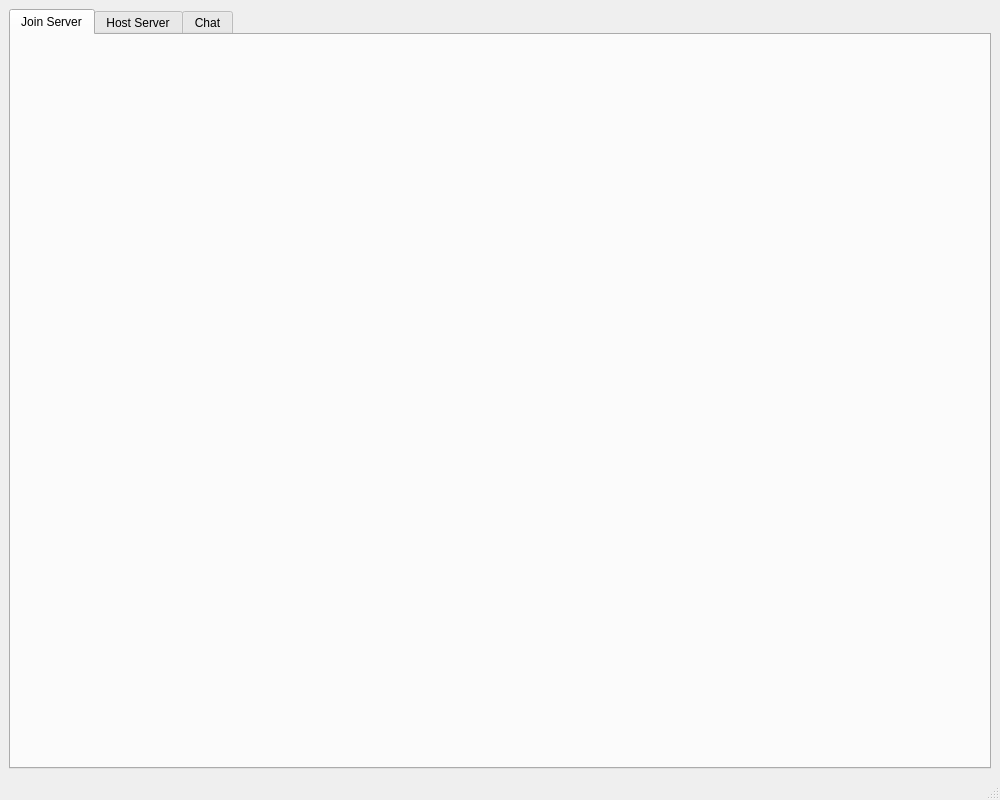
<?xml version="1.0" encoding="UTF-8"?>
<ui version="4.0">
 <class>MainWindow</class>
 <widget class="QMainWindow" name="MainWindow">
  <property name="geometry">
   <rect>
    <x>0</x>
    <y>0</y>
    <width>1000</width>
    <height>800</height>
   </rect>
  </property>
  <property name="windowTitle">
   <string>MainWindow</string>
  </property>
  <widget class="QWidget" name="centralwidget">
   <layout class="QGridLayout" name="gridLayout">
    <item row="0" column="0">
     <widget class="QTabWidget" name="tabWidget">
      <property name="currentIndex">
       <number>0</number>
      </property>
      <widget class="QWidget" name="join_tab">
       <attribute name="title">
        <string>Join Server</string>
       </attribute>
      </widget>
      <widget class="QWidget" name="host_tab">
       <attribute name="title">
        <string>Host Server</string>
       </attribute>
       <widget class="QLabel" name="host_ip_label">
        <property name="geometry">
         <rect>
          <x>20</x>
          <y>10</y>
          <width>481</width>
          <height>71</height>
         </rect>
        </property>
        <property name="font">
         <font>
          <pointsize>16</pointsize>
         </font>
        </property>
        <property name="text">
         <string>Chose the IP address you want to use :</string>
        </property>
       </widget>
       <widget class="QLabel" name="host_port_label">
        <property name="geometry">
         <rect>
          <x>20</x>
          <y>190</y>
          <width>171</width>
          <height>71</height>
         </rect>
        </property>
        <property name="font">
         <font>
          <pointsize>16</pointsize>
         </font>
        </property>
        <property name="text">
         <string>Chose a port :</string>
        </property>
       </widget>
       <widget class="QLabel" name="host_password_label">
        <property name="geometry">
         <rect>
          <x>20</x>
          <y>390</y>
          <width>931</width>
          <height>71</height>
         </rect>
        </property>
        <property name="font">
         <font>
          <pointsize>16</pointsize>
         </font>
        </property>
        <property name="text">
         <string>Chose a password (blank means the server is not password-protected) :</string>
        </property>
       </widget>
       <widget class="QLineEdit" name="host_port_input">
        <property name="geometry">
         <rect>
          <x>20</x>
          <y>270</y>
          <width>171</width>
          <height>71</height>
         </rect>
        </property>
        <property name="font">
         <font>
          <pointsize>14</pointsize>
         </font>
        </property>
        <property name="text">
         <string>8008</string>
        </property>
        <property name="alignment">
         <set>Qt::AlignCenter</set>
        </property>
        <property name="placeholderText">
         <string>Enter a port number.</string>
        </property>
        <property name="clearButtonEnabled">
         <bool>false</bool>
        </property>
       </widget>
       <widget class="QComboBox" name="host_ip_combo_box">
        <property name="geometry">
         <rect>
          <x>20</x>
          <y>80</y>
          <width>891</width>
          <height>41</height>
         </rect>
        </property>
        <property name="font">
         <font>
          <pointsize>12</pointsize>
         </font>
        </property>
        <item>
         <property name="text">
          <string>Localhost (127.0.0.1)</string>
         </property>
        </item>
        <item>
         <property name="text">
          <string>Local IP address</string>
         </property>
        </item>
        <item>
         <property name="text">
          <string>Public IP address</string>
         </property>
        </item>
        <item>
         <property name="text">
          <string>All interfaces (both private and public)</string>
         </property>
        </item>
       </widget>
       <widget class="Line" name="line">
        <property name="geometry">
         <rect>
          <x>0</x>
          <y>160</y>
          <width>971</width>
          <height>20</height>
         </rect>
        </property>
        <property name="orientation">
         <enum>Qt::Horizontal</enum>
        </property>
       </widget>
       <widget class="Line" name="line_2">
        <property name="geometry">
         <rect>
          <x>0</x>
          <y>370</y>
          <width>971</width>
          <height>20</height>
         </rect>
        </property>
        <property name="orientation">
         <enum>Qt::Horizontal</enum>
        </property>
       </widget>
       <widget class="QLineEdit" name="host_password_input">
        <property name="geometry">
         <rect>
          <x>20</x>
          <y>460</y>
          <width>851</width>
          <height>71</height>
         </rect>
        </property>
        <property name="font">
         <font>
          <pointsize>14</pointsize>
         </font>
        </property>
        <property name="text">
         <string/>
        </property>
        <property name="alignment">
         <set>Qt::AlignCenter</set>
        </property>
        <property name="placeholderText">
         <string>Enter a password.</string>
        </property>
        <property name="clearButtonEnabled">
         <bool>false</bool>
        </property>
       </widget>
       <widget class="QPushButton" name="host_server_button">
        <property name="geometry">
         <rect>
          <x>60</x>
          <y>580</y>
          <width>851</width>
          <height>121</height>
         </rect>
        </property>
        <property name="font">
         <font>
          <pointsize>20</pointsize>
         </font>
        </property>
        <property name="text">
         <string>Host Server</string>
        </property>
       </widget>
       <widget class="Line" name="line_3">
        <property name="geometry">
         <rect>
          <x>0</x>
          <y>550</y>
          <width>971</width>
          <height>20</height>
         </rect>
        </property>
        <property name="orientation">
         <enum>Qt::Horizontal</enum>
        </property>
       </widget>
      </widget>
      <widget class="QWidget" name="chat_tab">
       <attribute name="title">
        <string>Chat</string>
       </attribute>
       <widget class="QWidget" name="gridLayoutWidget_2">
        <property name="geometry">
         <rect>
          <x>10</x>
          <y>9</y>
          <width>951</width>
          <height>711</height>
         </rect>
        </property>
        <layout class="QGridLayout" name="chat_layout">
         <item row="2" column="1">
          <widget class="QPushButton" name="chat_send_button">
           <property name="font">
            <font>
             <pointsize>12</pointsize>
            </font>
           </property>
           <property name="text">
            <string>Send</string>
           </property>
          </widget>
         </item>
         <item row="2" column="0">
          <widget class="QLineEdit" name="chat_input">
           <property name="font">
            <font>
             <pointsize>12</pointsize>
            </font>
           </property>
           <property name="placeholderText">
            <string>Type here and hit enter to send message.</string>
           </property>
          </widget>
         </item>
         <item row="1" column="0" colspan="2">
          <widget class="QTextBrowser" name="chat_browser">
           <property name="html">
            <string>&lt;!DOCTYPE HTML PUBLIC &quot;-//W3C//DTD HTML 4.0//EN&quot; &quot;http://www.w3.org/TR/REC-html40/strict.dtd&quot;&gt;
&lt;html&gt;&lt;head&gt;&lt;meta name=&quot;qrichtext&quot; content=&quot;1&quot; /&gt;&lt;style type=&quot;text/css&quot;&gt;
p, li { white-space: pre-wrap; }
&lt;/style&gt;&lt;/head&gt;&lt;body style=&quot; font-family:'MS Shell Dlg 2'; font-size:7.8pt; font-weight:400; font-style:normal;&quot;&gt;
&lt;p style=&quot;-qt-paragraph-type:empty; margin-top:0px; margin-bottom:0px; margin-left:0px; margin-right:0px; -qt-block-indent:0; text-indent:0px;&quot;&gt;&lt;br /&gt;&lt;/p&gt;&lt;/body&gt;&lt;/html&gt;</string>
           </property>
          </widget>
         </item>
        </layout>
       </widget>
      </widget>
     </widget>
    </item>
   </layout>
  </widget>
  <widget class="QMenuBar" name="menubar">
   <property name="geometry">
    <rect>
     <x>0</x>
     <y>0</y>
     <width>1000</width>
     <height>26</height>
    </rect>
   </property>
  </widget>
  <widget class="QStatusBar" name="statusbar"/>
 </widget>
 <resources/>
 <connections/>
</ui>
